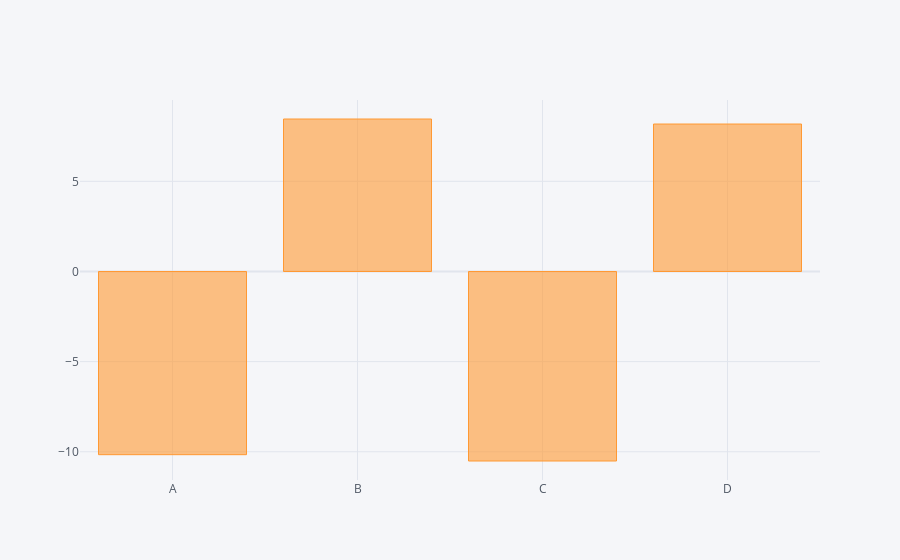

The notebook cell saved with this chart:
### Markdown cell above
### Bar plot

### Code cell
df1.sum().iplot(kind='bar')

### Figure 1 — Plotly figure (JSON) as saved in the notebook; plotly's stock layout.template omitted (floating-point values rounded to 4 significant figures)
{"data": [{"marker": {"color": "rgba(255, 153, 51, 0.6)", "line": {"color": "rgba(255, 153, 51, 1.0)", "width": 1}}, "name": "None", "orientation": "v", "text": "", "type": "bar", "x": ["A", "B", "C", "D"], "y": [-10.16, 8.457, -10.51, 8.178]}], "layout": {"legend": {"bgcolor": "#F5F6F9", "font": {"color": "#4D5663"}}, "paper_bgcolor": "#F5F6F9", "plot_bgcolor": "#F5F6F9", "title": {"font": {"color": "#4D5663"}}, "xaxis": {"gridcolor": "#E1E5ED", "showgrid": true, "tickfont": {"color": "#4D5663"}, "title": {"font": {"color": "#4D5663"}, "text": ""}, "zerolinecolor": "#E1E5ED"}, "yaxis": {"gridcolor": "#E1E5ED", "showgrid": true, "tickfont": {"color": "#4D5663"}, "title": {"font": {"color": "#4D5663"}, "text": ""}, "zerolinecolor": "#E1E5ED"}}}
